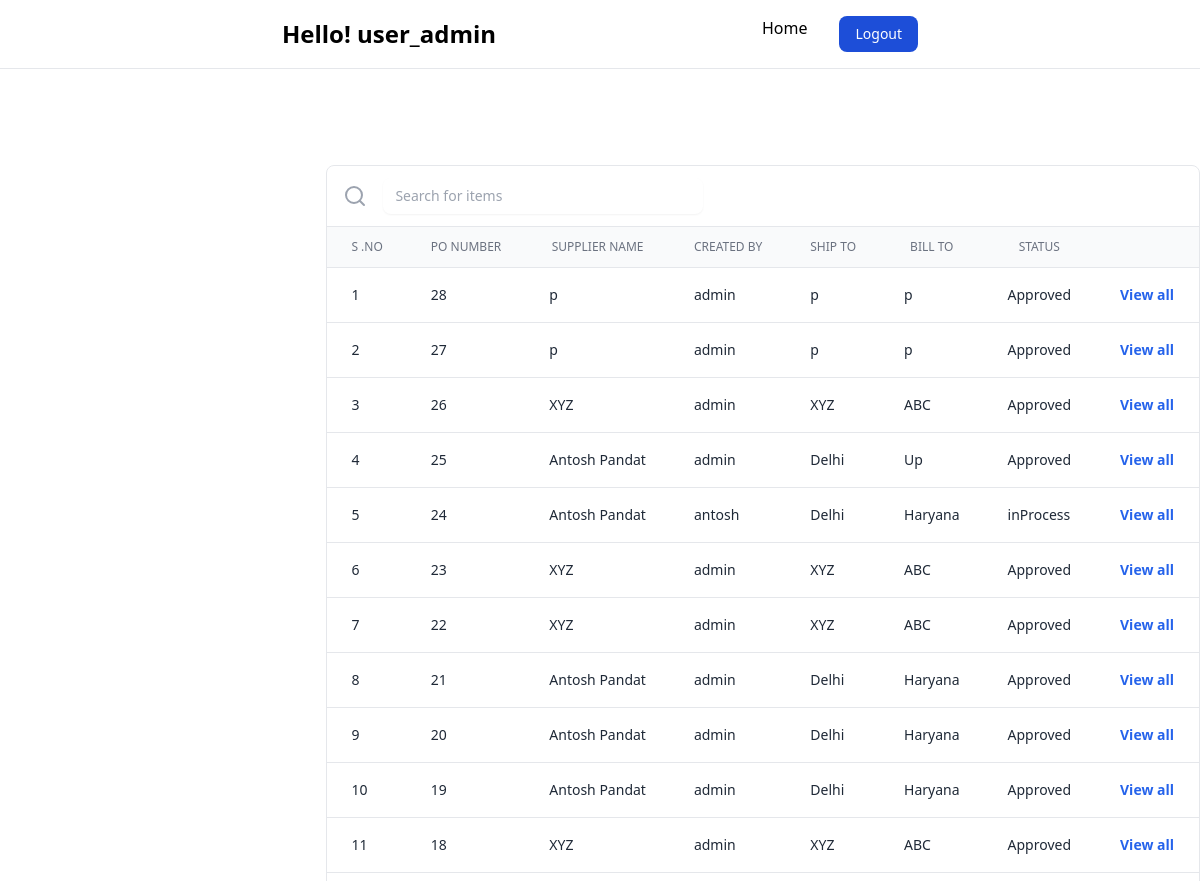
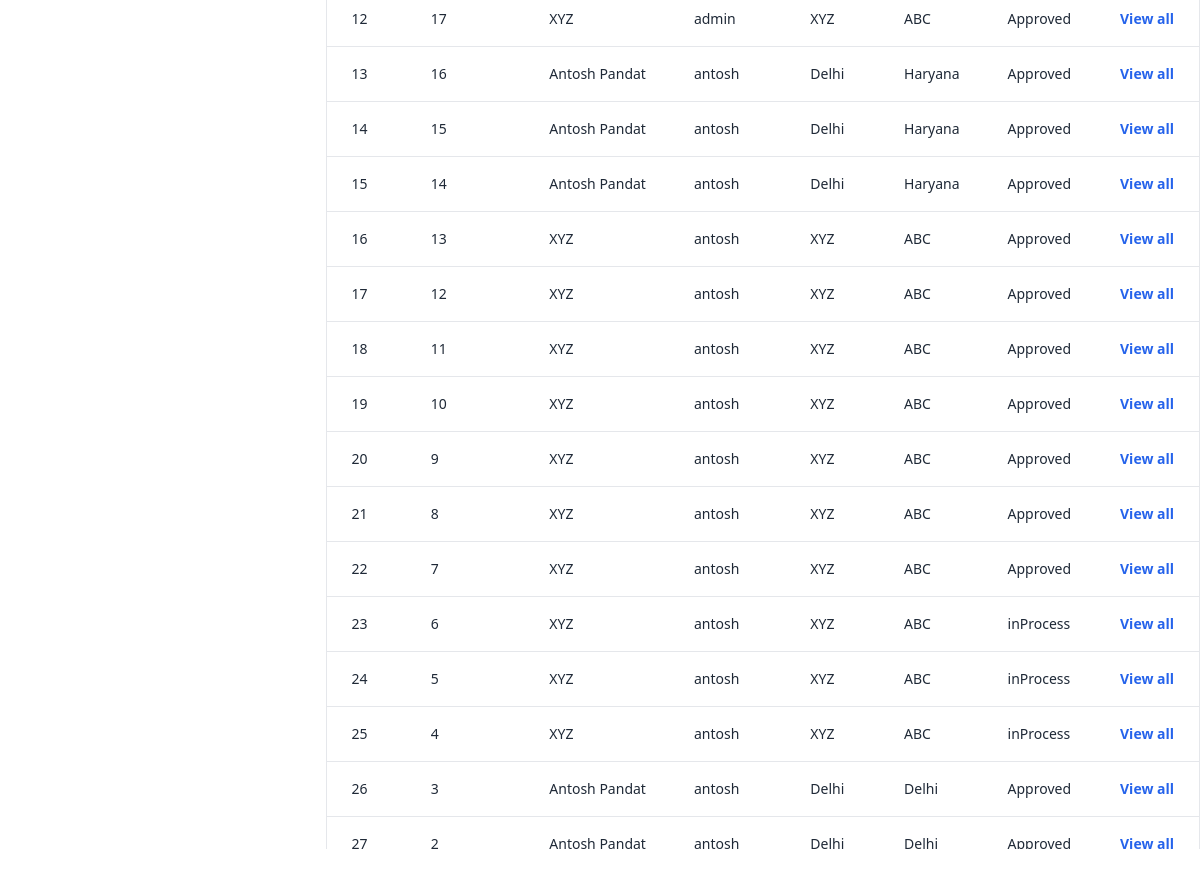
/purchaseorder.php (signed in), run on the app's committed database (2 pictures, top to bottom).
### tables this page shows
CREATE TABLE `purchase_order_header` (
  `PO_number` int NOT NULL AUTO_INCREMENT,
  `id` int DEFAULT NULL,
  `vendore_code` varchar(45) DEFAULT NULL,
  `supplier_name` varchar(45) DEFAULT NULL,
  `supplier_site_code` varchar(45) DEFAULT NULL,
  `payment_term` varchar(45) DEFAULT NULL,
  `bill_to_location` varchar(45) DEFAULT NULL,
  `shipTo` varchar(45) DEFAULT NULL,
  `tax` varchar(45) DEFAULT NULL,
  `hsn_code` varchar(45) DEFAULT NULL,
  `status` varchar(45) DEFAULT 'inProcess',
  `createdBy` varchar(45) DEFAULT NULL,
  `created_date` varchar(45) DEFAULT NULL,
  `updated_by` varchar(45) DEFAULT NULL,
  `updated_date` varchar(45) DEFAULT NULL,
  `remarks_nots` varchar(45) DEFAULT NULL,
  `so_id` int DEFAULT NULL,
  `form_ref` varchar(45) DEFAULT NULL,
  PRIMARY KEY (`PO_number`),
  UNIQUE KEY `PO_number_UNIQUE` (`PO_number`)
);

### purchaseorder.php (the view, shortened to what this page needs)
<?php
include('./dbconnection/db.php');
?>
<!DOCTYPE html>
<html lang="en">
<head>
    <link href="https://cdn.jsdelivr.net/npm/tailwindcss@2.0.4/dist/tailwind.min.css" rel="stylesheet">
</head>
<body>
    <?php
    include("./navForLogged.php");
    ?>
    <div class="mainContent mt-24">
        <div class="flex flex-col  float-right">
            <div class="-m-1.5 overflow-x-auto overflow-y-auto">
                <div style="height:50vh;" class="p-1.5  inline-block align-middle">
                    <div class="border rounded-lg divide-y divide-gray-200">
                        <div class="py-3   px-4">
                            <div class="relative max-w-xs">
                                <input type="text" name="hs-table-with-pagination-search"
                                    id="hs-table-with-pagination-search"
                                    class="py-2 px-3 ps-9 block w-full  ml-10 border-gray-200 shadow-sm rounded-lg text-sm focus:z-10 focus:border-blue-500 focus:ring-blue-500 disabled:opacity-50 disabled:pointer-events-none"
                                    placeholder="Search for items">
                                <div class="absolute inset-y-0 start-0 flex items-center pointer-events-none ps-3">
                                    <svg class="size-4 text-gray-400" xmlns="http://www.w3.org/2000/svg" width="24"
                                        height="24" viewBox="0 0 24 24" fill="none" stroke="currentColor"
                                        stroke-width="2" stroke-linecap="round" stroke-linejoin="round">
                                        <circle cx="11" cy="11" r="8"></circle>
                                        <path d="m21 21-4.3-4.3"></path>
                                    </svg>
                                </div>
                            </div>
                        </div>
                        <div class="overflow-hidden">
                            <table class="min-w-full divide-y divide-gray-200">
                                <thead class=" bg-gray-50">
                                    <tr>
                                        <th scope="col"
                                            class="px-6 py-3 text-start text-xs font-medium text-gray-500 uppercase">
                                            S .no
                                        </th>
                                        <th scope="col"
                                            class="px-6 py-3 text-start text-xs font-medium text-gray-500 uppercase">PO
                                            number
                                        </th>
                                        <th scope="col"
                                            class="px-6 py-3 text-start text-xs font-medium text-gray-500 uppercase">
                                            Supplier name
                                        </th>
                                        <th scope="col"
                                            class="px-6 py-3 text-start text-xs font-medium text-gray-500 uppercase">
                                            Created By
                                        </th>
                                        <th scope="col"
                                            class="px-6 py-3 text-end text-xs font-medium text-gray-500 uppercase">
                                            Ship to
                                        </th>
                                        <th scope="col"
                                            class="px-6 py-3 text-end text-xs font-medium text-gray-500 uppercase">
                                            Bill to
                                        </th>
                                        <th scope="col"
                                            class="px-6 py-3 text-end text-xs font-medium text-gray-500 uppercase">
                                            Status
                                        </th>
                                        <th scope="col"
                                            class="px-6 py-3 text-end text-xs font-medium text-gray-500 uppercase">
                                        </th>
                                    </tr>
                                </thead>
                                <tbody class="divide-y overflow-y-auto overflow-x-auto divide-gray-200">
                                    <?php
                                    $i = 1;
                                    $sql = "SELECT * FROM purchase_order_header ORDER BY PO_number desc ;";
                                    $result = mysqli_query($con, $sql);
                                    while ($row = mysqli_fetch_assoc($result)) {
                                        ?>
                                        <tr>
                                            <td class="px-6 py-4 whitespace-nowrap text-sm font-medium text-gray-800">
                                                <?php echo $i ?>
                                            </td>
                                            <td class="px-6 font-medium py-4 whitespace-nowrap text-sm text-gray-800">
                                                <?php echo $row['PO_number']; ?>
                                            </td>
                                            <td class="px-6 py-4 whitespace-nowrap text-sm text-gray-800">
                                                <?php echo $row['supplier_name']; ?>
                                            </td>
                                            <td class="px-6 py-4 whitespace-nowrap text-sm text-gray-800">
                                                <?php echo $row['createdBy']; ?>
                                            </td>
                                            <td class="px-6 py-4 whitespace-nowrap text-sm text-gray-800">
                                                <?php echo $row['shipTo']; ?>
                                            </td>
                                            <td class="px-6 py-4 whitespace-nowrap text-sm text-gray-800">
                                                <?php echo $row['bill_to_location']; ?>
                                            </td>
                                            <td class="px-6 py-4 whitespace-nowrap text-sm text-gray-800">
                                                <?php echo $row['status']; ?>
                                            </td>
                                            <td class="px-6 py-4 whitespace-nowrap text-end text-sm font-medium">
                                                <button type="button"
                                                onclick="getfulldataofponumber(event)"
                                                po-id=" <?php echo $row['PO_number']; ?>"
                                                data-modal-target="poDetailsallbyponumber"
                                                    data-modal-toggle="poDetailsallbyponumber"
                                                    class="inline-flex cursor-pointer items-center gap-x-2 text-sm font-semibold rounded-lg border border-transparent text-blue-600 hover:text-blue-800 focus:outline-none focus:text-blue-800 disabled:opacity-50 disabled:pointer-events-none dark:text-blue-500 dark:hover:text-blue-400 dark:focus:text-blue-400">View
                                                    all</button>
                                            </td>
                                        </tr>
                                        <?php
                                        $i++;
                                    }
                                    ?>
                                </tbody>
                            </table>
                        </div>
                    </div>
                </div>
            </div>
        </div>
    </div>
</body>
</html>

### data on the page
purchase_order_header: PO_number "28", supplier_name "p", createdBy "admin", shipTo "p", bill_to_location "p", status "Approved"
purchase_order_header: PO_number "27", supplier_name "p", createdBy "admin", shipTo "p", bill_to_location "p", status "Approved"
purchase_order_header: PO_number "26", supplier_name "XYZ", createdBy "admin", shipTo "XYZ", bill_to_location "ABC", status "Approved"
purchase_order_header: PO_number "25", supplier_name "Antosh Pandat", createdBy "admin", shipTo "Delhi", bill_to_location "Up", status "Approved"
purchase_order_header: PO_number "24", supplier_name "Antosh Pandat", createdBy "antosh", shipTo "Delhi", bill_to_location "Haryana", status "inProcess"
purchase_order_header: PO_number "23", supplier_name "XYZ", createdBy "admin", shipTo "XYZ", bill_to_location "ABC", status "Approved"
purchase_order_header: PO_number "22", supplier_name "XYZ", createdBy "admin", shipTo "XYZ", bill_to_location "ABC", status "Approved"
purchase_order_header: PO_number "21", supplier_name "Antosh Pandat", createdBy "admin", shipTo "Delhi", bill_to_location "Haryana", status "Approved"
purchase_order_header: PO_number "20", supplier_name "Antosh Pandat", createdBy "admin", shipTo "Delhi", bill_to_location "Haryana", status "Approved"
purchase_order_header: PO_number "19", supplier_name "Antosh Pandat", createdBy "admin", shipTo "Delhi", bill_to_location "Haryana", status "Approved"
purchase_order_header: PO_number "18", supplier_name "XYZ", createdBy "admin", shipTo "XYZ", bill_to_location "ABC", status "Approved"
purchase_order_header: PO_number "17", supplier_name "XYZ", createdBy "admin", shipTo "XYZ", bill_to_location "ABC", status "Approved"
purchase_order_header: PO_number "16", supplier_name "Antosh Pandat", createdBy "antosh", shipTo "Delhi", bill_to_location "Haryana", status "Approved"
purchase_order_header: PO_number "15", supplier_name "Antosh Pandat", createdBy "antosh", shipTo "Delhi", bill_to_location "Haryana", status "Approved"
purchase_order_header: PO_number "14", supplier_name "Antosh Pandat", createdBy "antosh", shipTo "Delhi", bill_to_location "Haryana", status "Approved"
purchase_order_header: PO_number "13", supplier_name "XYZ", createdBy "antosh", shipTo "XYZ", bill_to_location "ABC", status "Approved"
purchase_order_header: PO_number "12", supplier_name "XYZ", createdBy "antosh", shipTo "XYZ", bill_to_location "ABC", status "Approved"
purchase_order_header: PO_number "11", supplier_name "XYZ", createdBy "antosh", shipTo "XYZ", bill_to_location "ABC", status "Approved"
purchase_order_header: PO_number "10", supplier_name "XYZ", createdBy "antosh", shipTo "XYZ", bill_to_location "ABC", status "Approved"
purchase_order_header: PO_number "9", supplier_name "XYZ", createdBy "antosh", shipTo "XYZ", bill_to_location "ABC", status "Approved"
purchase_order_header: PO_number "8", supplier_name "XYZ", createdBy "antosh", shipTo "XYZ", bill_to_location "ABC", status "Approved"
purchase_order_header: PO_number "7", supplier_name "XYZ", createdBy "antosh", shipTo "XYZ", bill_to_location "ABC", status "Approved"
purchase_order_header: PO_number "6", supplier_name "XYZ", createdBy "antosh", shipTo "XYZ", bill_to_location "ABC", status "inProcess"
purchase_order_header: PO_number "5", supplier_name "XYZ", createdBy "antosh", shipTo "XYZ", bill_to_location "ABC", status "inProcess"
purchase_order_header: PO_number "4", supplier_name "XYZ", createdBy "antosh", shipTo "XYZ", bill_to_location "ABC", status "inProcess"
purchase_order_header: PO_number "3", supplier_name "Antosh Pandat", createdBy "antosh", shipTo "Delhi", bill_to_location "Delhi", status "Approved"
purchase_order_header: PO_number "2", supplier_name "Antosh Pandat", createdBy "antosh", shipTo "Delhi", bill_to_location "Delhi", status "Approved"

### other printed values
$_SESSION['username'] "user_admin"
